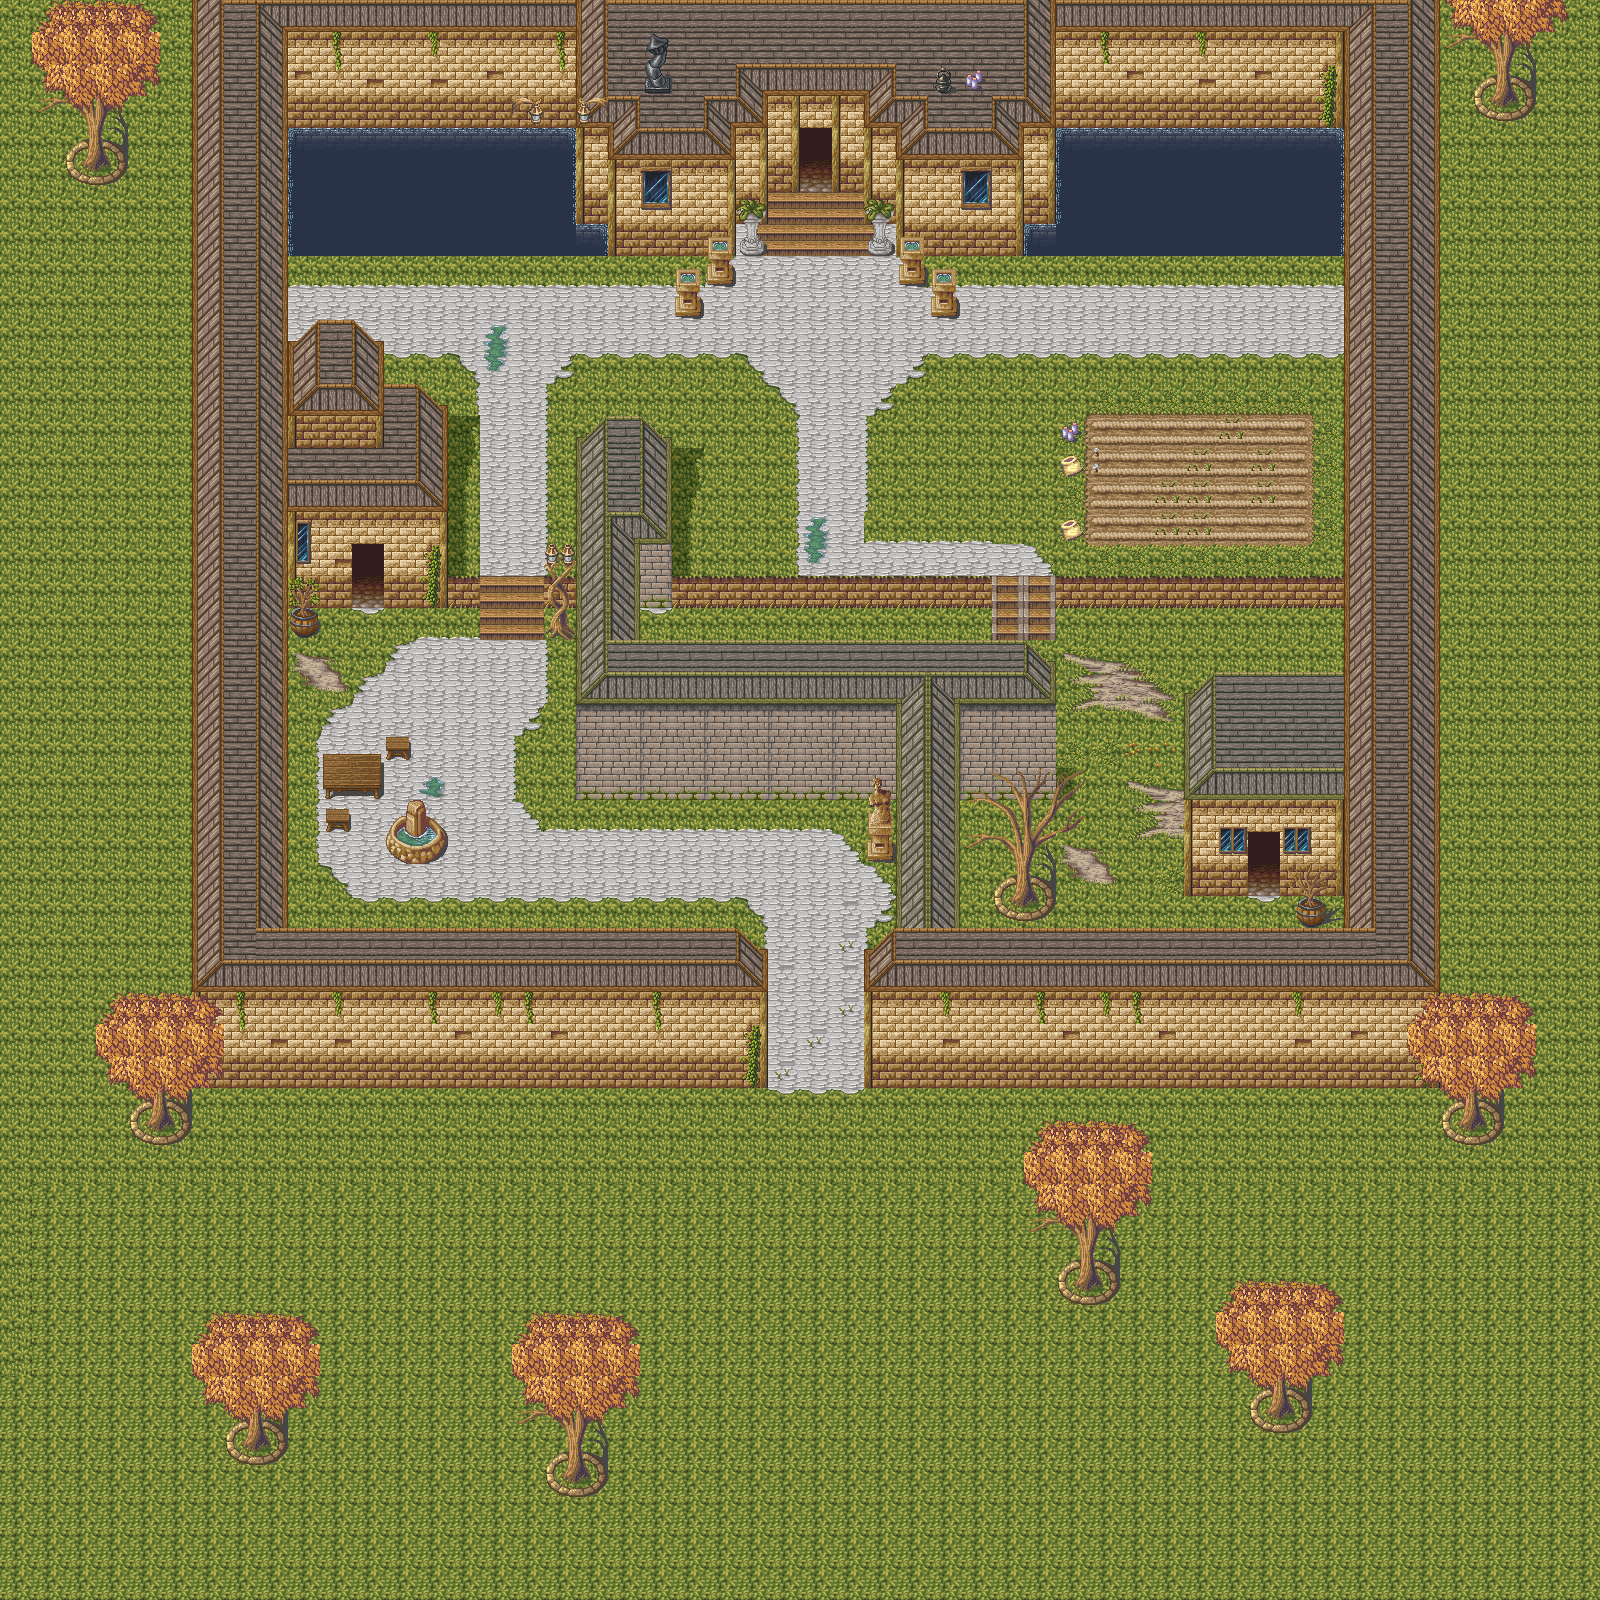

The image is a tile-based game level rendered from a .tmx file. Its description and source (layers, tilesets, objects; grid data summarised) follow:
An orthogonal 50x50 tile map with 32x32 px tiles, 4 tile layers (Base, Collision, ForegroundObjects, Foreground), 2 tilesets and 7 objects (entrance, start, exit, spawn2, spawn3, ...).

<map version="1.0" tiledversion="1.0.2" orientation="orthogonal" renderorder="right-down" width="50" height="50" tilewidth="32" tileheight="32" nextobjectid="22">
 <tileset firstgid="1" name="outside-tileset" tilewidth="32" tileheight="32" tilecount="360" columns="8">
  <image source="../maps/outside-tileset.png" width="256" height="1450" />
 </tileset>
 <tileset firstgid="361" name="outside-tileset" tilewidth="32" tileheight="32" tilecount="360" columns="8">
  <image source="../maps/outside-tileset.png" width="256" height="1450" />
 </tileset>
 <layer name="Base" width="50" height="50">
  <data>[2500 cells, 1741 non-empty, 57 distinct tile ids]</data>
 </layer>
 <layer name="Collision" width="50" height="50">
  <data>[2500 cells, 832 non-empty, 62 distinct tile ids]</data>
 </layer>
 <layer name="ForegroundObjects" width="50" height="50">
  <data>[2500 cells, 48 non-empty, 37 distinct tile ids]</data>
 </layer>
 <layer name="Foreground" width="50" height="50">
  <data>[2500 cells, 137 non-empty, 32 distinct tile ids]</data>
 </layer>
 <objectgroup name="meta">
  <object id="1" name="entrance" x="803.343" y="134.664" width="23.218" height="53.4014" />
  <object id="3" name="start" x="817.274" y="306.478" />
  <object id="4" name="exit" x="355.236" y="550.267" width="23.218" height="53.4014" />
  <object id="17" name="spawn2" x="1520.78" y="195.031" width="34.4234" height="63.1096" />
  <object id="18" name="spawn3" x="1499.88" y="1476.67" width="54.5037" height="60.241" />
  <object id="19" name="spawn1" x="143.952" y="1472.02" width="77.4527" height="48.7665" />
  <object id="20" name="spawn4" x="90.5503" y="304.156" width="43.0293" height="54.5037" />
 </objectgroup>
</map>
